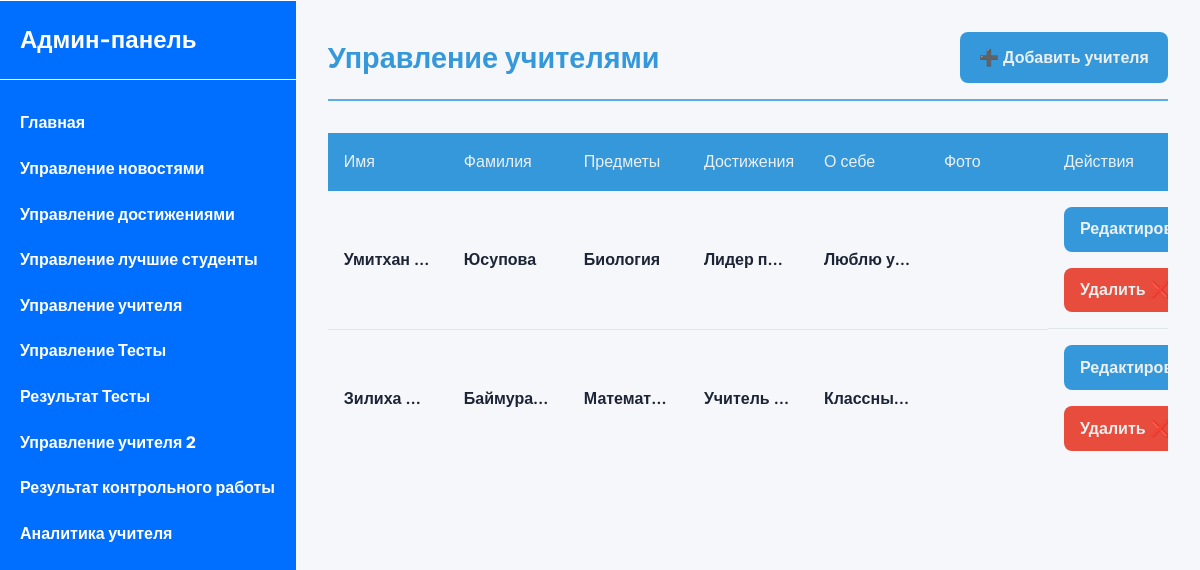
The page /admin/manage_teachers.php (signed in) on the database its author committed.
### tables this page shows
CREATE TABLE `teachers` (
  `id` int NOT NULL,
  `first_name` varchar(100) DEFAULT NULL,
  `last_name` varchar(100) DEFAULT NULL,
  `subjects` varchar(255) DEFAULT NULL,
  `achievements` text,
  `about` text,
  `image` varchar(255) DEFAULT NULL,
  `created_at` datetime DEFAULT CURRENT_TIMESTAMP
);

### admin/manage_teachers.php (the view, shortened to what this page needs)
<?php
require_once "../includes/db.php";
include("../includes/header-admin.php");
include("../includes/sidebar-admin.php");
$stmt = $pdo->query("SELECT * FROM teachers ORDER BY created_at DESC");
$teachers = $stmt->fetchAll();
?>
<section class="dos-admin">
    <div class="admin-head">
        <h2>Управление учителями</h2>
        <a href="add_teacher.php">➕ Добавить учителя</a>
    </div>
    <table class="table">
        <tr>
            <th>Имя</th>
            <th>Фамилия</th>
            <th>Предметы</th>
            <th>Достижения</th>
            <th>О себе</th>
            <th>Фото</th>
            <th>Действия</th>
        </tr>
        <?php foreach ($teachers as $teacher): ?>
            <tr>
                <td><?= htmlspecialchars($teacher['first_name']) ?></td>
                <td><?= htmlspecialchars($teacher['last_name']) ?></td>
                <td><?= htmlspecialchars($teacher['subjects']) ?></td>
                <td><?= htmlspecialchars($teacher['achievements']) ?></td>
                <td><?= htmlspecialchars($teacher['about']) ?></td>
                <td>
                </td>
                <td class="redo">
                    <a class="add" href="edit_teacher.php?id=<?= $teacher['id'] ?>">Редактировать &#128221;</a>
                    <a class="del" href="delete_teacher.php?id=<?= $teacher['id'] ?>" onclick="return confirm('Удалить учителя?')">Удалить &#10060;</a>
                </td>
            </tr>
        <?php endforeach; ?>
    </table>
</section>

### public/css/styles.css (style rules this page uses)
* { margin: 0px; padding: 0px; box-sizing: border-box; font-family: "Inter", sans-serif; }
body { position: relative; }
a { text-decoration: none; display: inline-block; }
body { font-size: clamp(8px, 2vw, 16px); min-width: 360px; }
h1, h2, h3, h4, h5, h6, button, a { font-family: "Inter", sans-serif; }

### public/css/header.css (style rules this page uses)
:root { --glass-white: rgba(255, 255, 255, 0.7); --glass-border: rgba(255, 255, 255, 0.18); --text-dark: #1c2436; --text-light: #ffffff; --shadow: 0 4px 30px rgba(0, 0, 0, 0.1); --transition: all 0.4s cubic-bezier(0.16, 1, 0.3, 1); --glass-blur: 12px; }
* { margin: 0; padding: 0; box-sizing: border-box; font-family: "Inter", system-ui, -apple-system, sans-serif; }
body { line-height: 1.6; color: var(--text-dark); background-color: #f5f7fa; background-image: radial-gradient( at 80% 0%, rgba(200, 200, 200, 0.1) 0px, transparent 50% ), radial-gradient(at 0% 50%, rgba(255, 255, 255, 0.1) 0px, transparent 50%); }

### public/css/sidebar.css (style rules this page uses)
* { margin: 0px; padding: 0px; box-sizing: border-box; font-family: "Inter", sans-serif; }
body { position: relative; display: flex; }
a { text-decoration: none; display: inline-block; }
h1, h2, h3, h4, h5, h6, button, a { font-family: "Inter", sans-serif; }
:root { --primary: #3498db; --primary-light: #5dade2; --danger: #e74c3c; --danger-light: #f5b7b1; --success: #2ecc71; --warning: #f39c12; --text: #2c3e50; --text-light: #ecf0f1; --bg: #ffffff; --bg-secondary: #f5f7fa; --border: #dfe6e9; --shadow: 0 4px 6px rgba(0, 0, 0, 0.1); --radius: 8px; }
.dos-admin { padding: 2rem; width: 100%; background: var(--bg-secondary); min-height: calc(100vh - 60px); }
.admin-head { display: flex; justify-content: space-between; align-items: center; margin-bottom: 2rem; padding-bottom: 1rem; border-bottom: 2px solid var(--primary-light); }
.admin-head h2 { color: var(--primary); font-size: 1.8rem; margin: 0; font-weight: 700; }
.admin-head a { display: inline-flex; align-items: center; gap: 0.5rem; background: var(--primary); color: var(--text-light); padding: 0.8rem 1.2rem; border-radius: var(--radius); text-decoration: none; transition: background 0.3s; font-weight: 600; }
.table { width: 100%; border-collapse: collapse; table-layout: fixed; border-radius: 10px; }
.table th { background: var(--primary); color: var(--text-light); padding: 1rem; text-align: left; font-weight: 500; }
.table td { padding: 1rem; border-bottom: 1px solid var(--border); vertical-align: middle; font-weight: 600; overflow: hidden; text-overflow: ellipsis; white-space: nowrap; }
.table tr:last-child td { border-bottom: none; }
.redo { display: grid; gap: 1rem; padding: 0.5rem; }
.add, .del { display: inline-flex; align-items: center; gap: 0.5rem; padding: 0.6rem 1rem; border-radius: var(--radius); font-weight: 600; cursor: pointer; transition: all 0.3s; border: none; }
.add { background: var(--primary); color: var(--text-light); }
.del { background: var(--danger); color: var(--text-light); }

### rows shown on the page
teachers: first_name "Умитхан…", last_name "Юсупова", subjects "Биология", achievements "Лидер п…", about "Люблю у…"
teachers: first_name "Зилиха…", last_name "Баймура…", subjects "Математ…", achievements "Учитель…", about "Классны…"
